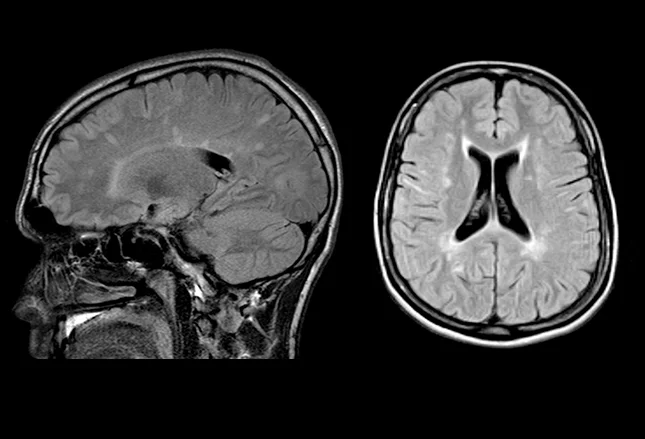
#> input picture Questions/17/img17.jpg, 645 x 439 px
$ python Answers.py
#> lines starting #> are read from the running program, lines starting #| are printed output that depends on the picture
import cv2
import numpy as np
import matplotlib.pyplot as plt

img = cv2.imread("img17.jpg", cv2.IMREAD_COLOR)
#> img is the input picture: shape (439, 645, 3); mean B, G, R 52.8, 52.8, 52.8

if img is None:
    print("The file cannot be read")

else:

    img_gray = cv2.cvtColor( img , cv2.COLOR_BGR2GRAY)

    cv2.imshow("input image", img)
    cv2.imshow("gray scale input image", img_gray)
    cv2.imwrite("img_gray.jpg", img_gray)

    ### now i will make the equalizator

    def calc_hist(img_array):

        #creating an matrix of 0 in 256 levels of pixels (0 ,255)

        histogram = np.zeros(256, dtype=int)

        #transforming the image in 1D to get vector of number

        for pixel in img_array.flatten():
            histogram[pixel] +=1
#> after the loop, histogram = 256 values, max 138807 at index 0, min 0 at index 4, mean 1106.1

        return histogram

    histogram = calc_hist(img_gray)

    cdf = np.zeros_like(histogram)
#> cdf = 256 values from 0 to 0

    for i in range(len(histogram)):
        if i == 0:
            cdf[i] = histogram[0]
        else:
            cdf[i] = histogram[i] + cdf[i-1]
#> after the loop, cdf = 256 values from 138807 to 283155

    #normalizing the cdf for (0,255)
    normalizated_cdf = cdf.astype('uint8')
#> normalizated_cdf = 256 values, max 254 at index 120, min 0 at index 193, mean 133.1

    #using cdf like a list of values to change the pixels value of original image

    equalizated_img = normalizated_cdf[img_gray.flatten()]

    equalizated_img = np.reshape(equalizated_img, img_gray.shape)
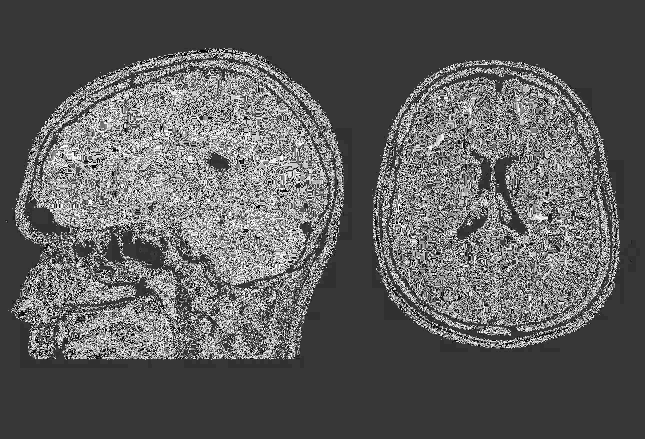
#> equalizated_img: shape (439, 645); min 0, max 254, mean 93.2

    # now i'll create the grafics

    plt.figure(1)

    #ploting original image

    plt.subplot(2,2,1)
    plt.title(' Original Gray Image')
    plt.axis('off')
    plt.imshow(img_gray, cmap='gray')

    #ploting equalizated img

    plt.subplot(2,2,2)
    plt.title('Equalizated Image')
    plt.axis('off')
    plt.imshow(equalizated_img, cmap='gray')

    #ploting original image histogram

    plt.subplot(2,2,3)
    plt.hist(img_gray.ravel(), 256 , [0,256], color='black')
    plt.title('Original Gray image histogram')
    plt.xlim(0,256)
    plt.xlabel('Pixels Intensity')
    plt.ylabel('Pixels Count')

    #ploting equalizated image histogram

    plt.subplot(2,2,4)
    plt.hist(equalizated_img.ravel(), 256 , [0,256], color='black')
    plt.title('Original Gray image histogram')
    plt.xlim(0,256)
    plt.xlabel('Pixels Intensity')
    plt.ylabel('Pixels Count')

    plt.tight_layout()
    plt.show()
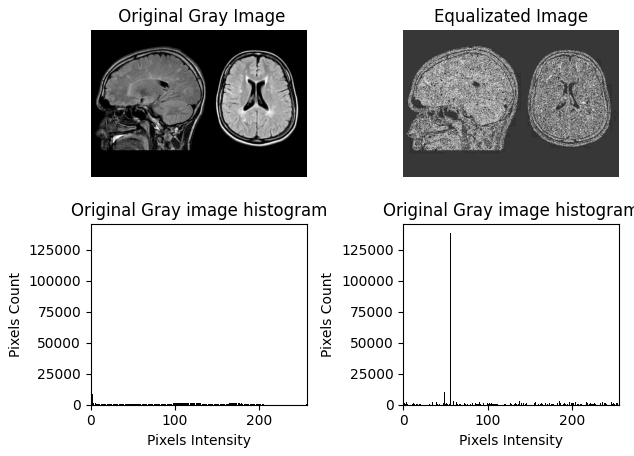
#> figure drawn by matplotlib, 4 panels; panel 3: tallest bar 138807 high, from x = 0 to 1; panel 4: tallest bar 138807 high, from x = 55 to 56
